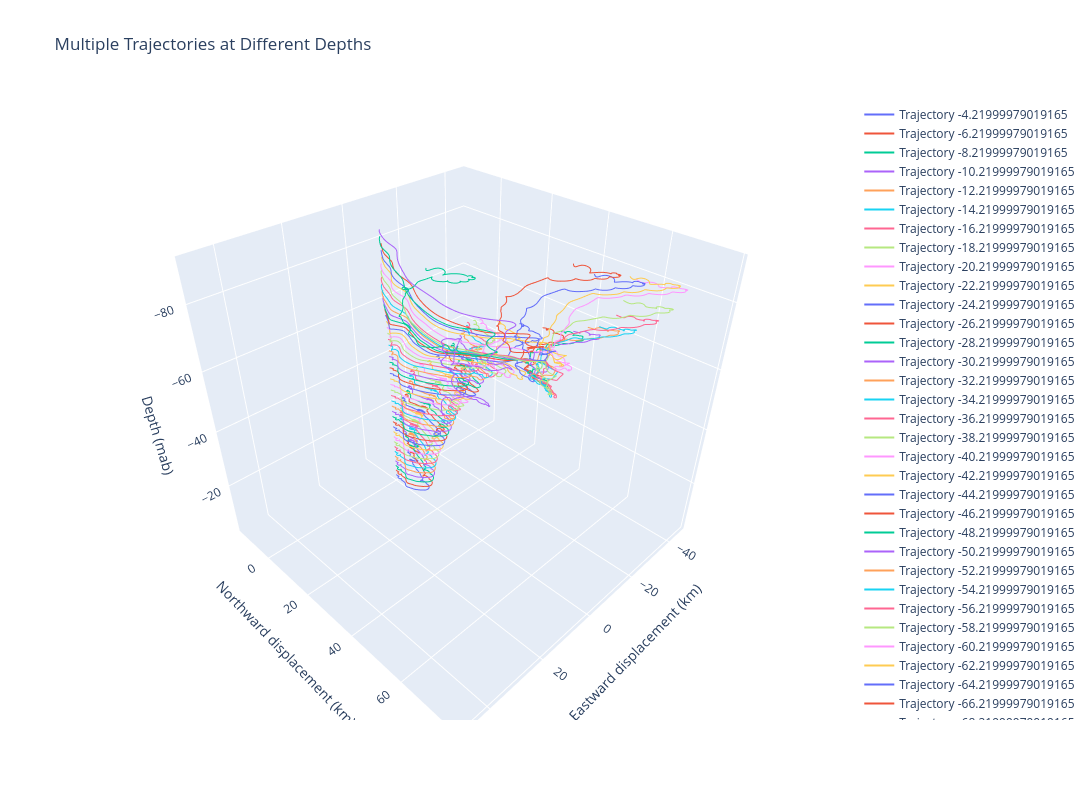

Here is the notebook cell this chart was saved with:
### Code cell
from matplotlib import pyplot
depthT = [-1 * x for x in dataC['depth'][0:44]]
pyplot.rcParams['figure.dpi'] = 200
pyplot.rcParams['savefig.dpi'] = 200

import plotly.graph_objects as go
import numpy as np

fig = go.Figure()

dt = 30*60
for i in range(0,44):
    x = np.cumsum(savgol_filter(u_re6[:,i],24,2)/1000) * dt  # Eastward displacement (m)
    y = np.cumsum(savgol_filter(v_re6[:,i],24,2)/1000) * dt  # Northward displacement (m)
    x_km = x / 1000
    y_km = y / 1000
    z = np.full_like(x_km, depthT[i])

    fig.add_trace(go.Scatter3d(
        x=x_km, y=y_km, z=z,
        mode='lines',
        name=f"Trajectory {depthT[i]}"
    ))

# Layout settings
fig.update_layout(
    title="Multiple Trajectories at Different Depths",
    scene=dict(
        xaxis_title="X",
        yaxis_title="Y",
        zaxis_title="Depth"
    )
)

fig.update_layout(
    title="Multiple Trajectories at Different Depths",
    scene=dict(
        xaxis_title="Eastward displacement (km)",
        yaxis_title="Northward displacement (km)",
        zaxis=dict(
            title="Depth (mab)",
            autorange="reversed"   # Invert the z-axis
        )
    ),
    width=1200,
    height=800
)


fig.show()

### Figure 1 — Plotly figure (JSON) as saved in the notebook; plotly's stock layout.template omitted (floating-point values rounded to 4 significant figures; data arrays with more than 128 entries replaced by an {"elided": "..."} marker saying what was removed)
{"data": [{"mode": "lines", "name": "Trajectory -4.21999979019165", "x": {"elided": "599 float values"}, "y": {"elided": "599 float values"}, "z": {"elided": "599 float values"}, "type": "scatter3d"}, {"mode": "lines", "name": "Trajectory -6.21999979019165", "x": {"elided": "599 float values"}, "y": {"elided": "599 float values"}, "z": {"elided": "599 float values"}, "type": "scatter3d"}, {"mode": "lines", "name": "Trajectory -8.21999979019165", "x": {"elided": "599 float values"}, "y": {"elided": "599 float values"}, "z": {"elided": "599 float values"}, "type": "scatter3d"}, {"mode": "lines", "name": "Trajectory -10.21999979019165", "x": {"elided": "599 float values"}, "y": {"elided": "599 float values"}, "z": {"elided": "599 float values"}, "type": "scatter3d"}, {"mode": "lines", "name": "Trajectory -12.21999979019165", "x": {"elided": "599 float values"}, "y": {"elided": "599 float values"}, "z": {"elided": "599 float values"}, "type": "scatter3d"}, {"mode": "lines", "name": "Trajectory -14.21999979019165", "x": {"elided": "599 float values"}, "y": {"elided": "599 float values"}, "z": {"elided": "599 float values"}, "type": "scatter3d"}, {"mode": "lines", "name": "Trajectory -16.21999979019165", "x": {"elided": "599 float values"}, "y": {"elided": "599 float values"}, "z": {"elided": "599 float values"}, "type": "scatter3d"}, {"mode": "lines", "name": "Trajectory -18.21999979019165", "x": {"elided": "599 float values"}, "y": {"elided": "599 float values"}, "z": {"elided": "599 float values"}, "type": "scatter3d"}, {"mode": "lines", "name": "Trajectory -20.21999979019165", "x": {"elided": "599 float values"}, "y": {"elided": "599 float values"}, "z": {"elided": "599 float values"}, "type": "scatter3d"}, {"mode": "lines", "name": "Trajectory -22.21999979019165", "x": {"elided": "599 float values"}, "y": {"elided": "599 float values"}, "z": {"elided": "599 float values"}, "type": "scatter3d"}, {"mode": "lines", "name": "Trajectory -24.21999979019165", "x": {"elided": "599 float values"}, "y": {"elided": "599 float values"}, "z": {"elided": "599 float values"}, "type": "scatter3d"}, {"mode": "lines", "name": "Trajectory -26.21999979019165", "x": {"elided": "599 float values"}, "y": {"elided": "599 float values"}, "z": {"elided": "599 float values"}, "type": "scatter3d"}, {"mode": "lines", "name": "Trajectory -28.21999979019165", "x": {"elided": "599 float values"}, "y": {"elided": "599 float values"}, "z": {"elided": "599 float values"}, "type": "scatter3d"}, {"mode": "lines", "name": "Trajectory -30.21999979019165", "x": {"elided": "599 float values"}, "y": {"elided": "599 float values"}, "z": {"elided": "599 float values"}, "type": "scatter3d"}, {"mode": "lines", "name": "Trajectory -32.21999979019165", "x": {"elided": "599 float values"}, "y": {"elided": "599 float values"}, "z": {"elided": "599 float values"}, "type": "scatter3d"}, {"mode": "lines", "name": "Trajectory -34.21999979019165", "x": {"elided": "599 float values"}, "y": {"elided": "599 float values"}, "z": {"elided": "599 float values"}, "type": "scatter3d"}, {"mode": "lines", "name": "Trajectory -36.21999979019165", "x": {"elided": "599 float values"}, "y": {"elided": "599 float values"}, "z": {"elided": "599 float values"}, "type": "scatter3d"}, {"mode": "lines", "name": "Trajectory -38.21999979019165", "x": {"elided": "599 float values"}, "y": {"elided": "599 float values"}, "z": {"elided": "599 float values"}, "type": "scatter3d"}, {"mode": "lines", "name": "Trajectory -40.21999979019165", "x": {"elided": "599 float values"}, "y": {"elided": "599 float values"}, "z": {"elided": "599 float values"}, "type": "scatter3d"}, {"mode": "lines", "name": "Trajectory -42.21999979019165", "x": {"elided": "599 float values"}, "y": {"elided": "599 float values"}, "z": {"elided": "599 float values"}, "type": "scatter3d"}, {"mode": "lines", "name": "Trajectory -44.21999979019165", "x": {"elided": "599 float values"}, "y": {"elided": "599 float values"}, "z": {"elided": "599 float values"}, "type": "scatter3d"}, {"mode": "lines", "name": "Trajectory -46.21999979019165", "x": {"elided": "599 float values"}, "y": {"elided": "599 float values"}, "z": {"elided": "599 float values"}, "type": "scatter3d"}, {"mode": "lines", "name": "Trajectory -48.21999979019165", "x": {"elided": "599 float values"}, "y": {"elided": "599 float values"}, "z": {"elided": "599 float values"}, "type": "scatter3d"}, {"mode": "lines", "name": "Trajectory -50.21999979019165", "x": {"elided": "599 float values"}, "y": {"elided": "599 float values"}, "z": {"elided": "599 float values"}, "type": "scatter3d"}, {"mode": "lines", "name": "Trajectory -52.21999979019165", "x": {"elided": "599 float values"}, "y": {"elided": "599 float values"}, "z": {"elided": "599 float values"}, "type": "scatter3d"}, {"mode": "lines", "name": "Trajectory -54.21999979019165", "x": {"elided": "599 float values"}, "y": {"elided": "599 float values"}, "z": {"elided": "599 float values"}, "type": "scatter3d"}, {"mode": "lines", "name": "Trajectory -56.21999979019165", "x": {"elided": "599 float values"}, "y": {"elided": "599 float values"}, "z": {"elided": "599 float values"}, "type": "scatter3d"}, {"mode": "lines", "name": "Trajectory -58.21999979019165", "x": {"elided": "599 float values"}, "y": {"elided": "599 float values"}, "z": {"elided": "599 float values"}, "type": "scatter3d"}, {"mode": "lines", "name": "Trajectory -60.21999979019165", "x": {"elided": "599 float values"}, "y": {"elided": "599 float values"}, "z": {"elided": "599 float values"}, "type": "scatter3d"}, {"mode": "lines", "name": "Trajectory -62.21999979019165", "x": {"elided": "599 float values"}, "y": {"elided": "599 float values"}, "z": {"elided": "599 float values"}, "type": "scatter3d"}, {"mode": "lines", "name": "Trajectory -64.21999979019165", "x": {"elided": "599 float values"}, "y": {"elided": "599 float values"}, "z": {"elided": "599 float values"}, "type": "scatter3d"}, {"mode": "lines", "name": "Trajectory -66.21999979019165", "x": {"elided": "599 float values"}, "y": {"elided": "599 float values"}, "z": {"elided": "599 float values"}, "type": "scatter3d"}, {"mode": "lines", "name": "Trajectory -68.21999979019165", "x": {"elided": "599 float values"}, "y": {"elided": "599 float values"}, "z": {"elided": "599 float values"}, "type": "scatter3d"}, {"mode": "lines", "name": "Trajectory -70.21999979019165", "x": {"elided": "599 float values"}, "y": {"elided": "599 float values"}, "z": {"elided": "599 float values"}, "type": "scatter3d"}, {"mode": "lines", "name": "Trajectory -72.21999979019165", "x": {"elided": "599 float values"}, "y": {"elided": "599 float values"}, "z": {"elided": "599 float values"}, "type": "scatter3d"}, {"mode": "lines", "name": "Trajectory -74.21999979019165", "x": {"elided": "599 float values"}, "y": {"elided": "599 float values"}, "z": {"elided": "599 float values"}, "type": "scatter3d"}, {"mode": "lines", "name": "Trajectory -76.21999979019165", "x": {"elided": "599 float values"}, "y": {"elided": "599 float values"}, "z": {"elided": "599 float values"}, "type": "scatter3d"}, {"mode": "lines", "name": "Trajectory -78.21999979019165", "x": {"elided": "599 float values"}, "y": {"elided": "599 float values"}, "z": {"elided": "599 float values"}, "type": "scatter3d"}, {"mode": "lines", "name": "Trajectory -80.21999979019165", "x": {"elided": "599 float values"}, "y": {"elided": "599 float values"}, "z": {"elided": "599 float values"}, "type": "scatter3d"}, {"mode": "lines", "name": "Trajectory -82.21999979019165", "x": {"elided": "599 float values"}, "y": {"elided": "599 float values"}, "z": {"elided": "599 float values"}, "type": "scatter3d"}, {"mode": "lines", "name": "Trajectory -84.21999979019165", "x": {"elided": "599 float values"}, "y": {"elided": "599 float values"}, "z": {"elided": "599 float values"}, "type": "scatter3d"}, {"mode": "lines", "name": "Trajectory -86.21999979019165", "x": {"elided": "599 float values"}, "y": {"elided": "599 float values"}, "z": {"elided": "599 float values"}, "type": "scatter3d"}, {"mode": "lines", "name": "Trajectory -88.21999979019165", "x": {"elided": "599 float values"}, "y": {"elided": "599 float values"}, "z": {"elided": "599 float values"}, "type": "scatter3d"}, {"mode": "lines", "name": "Trajectory -90.21999979019165", "x": {"elided": "599 float values"}, "y": {"elided": "599 float values"}, "z": {"elided": "599 float values"}, "type": "scatter3d"}], "layout": {"title": {"text": "Multiple Trajectories at Different Depths"}, "scene": {"xaxis": {"title": {"text": "Eastward displacement (km)"}}, "yaxis": {"title": {"text": "Northward displacement (km)"}}, "zaxis": {"title": {"text": "Depth (mab)"}, "autorange": "reversed"}}, "width": 1200, "height": 800}}
